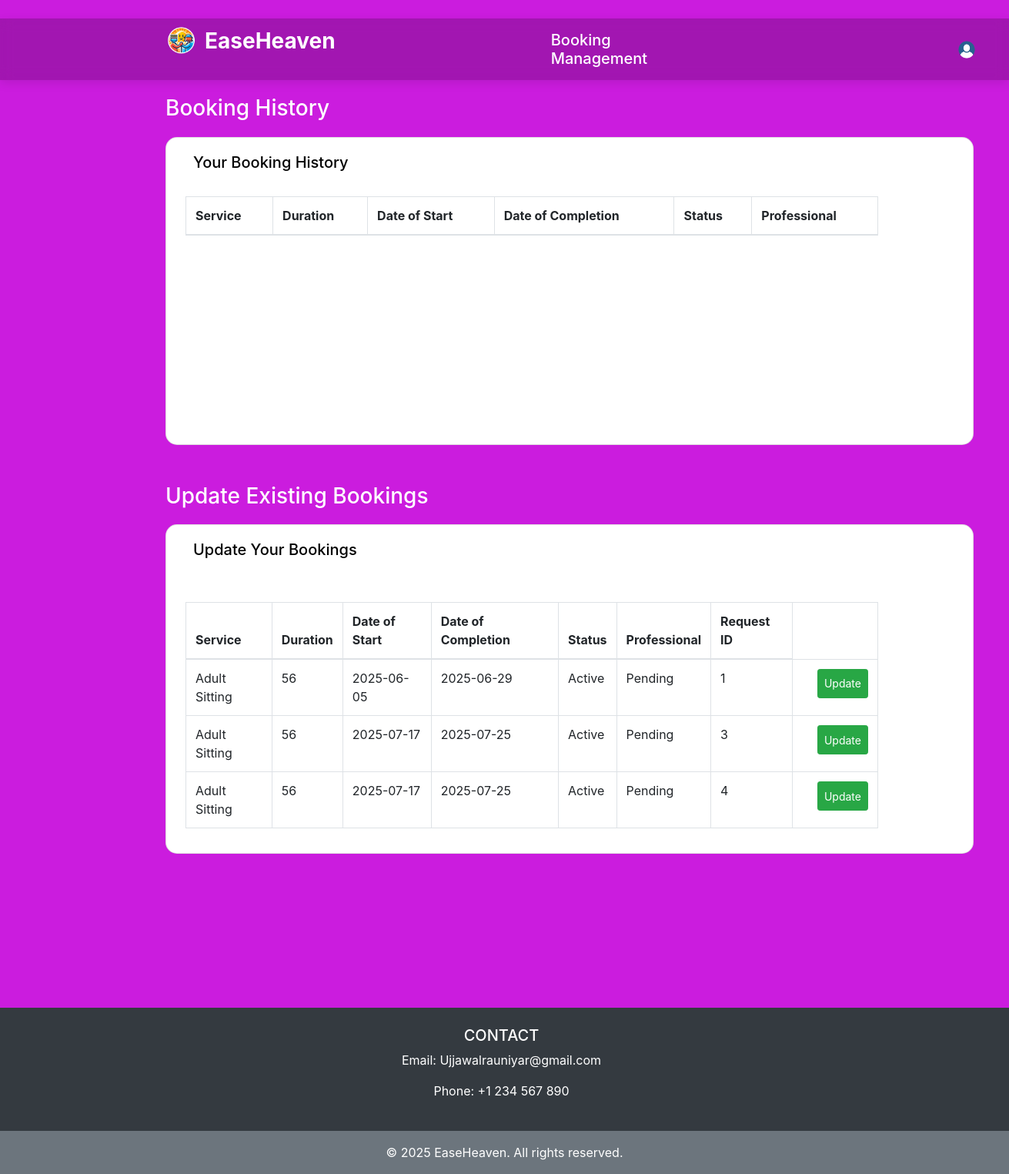
Page /Booking_management (signed in) on the earlier database version.
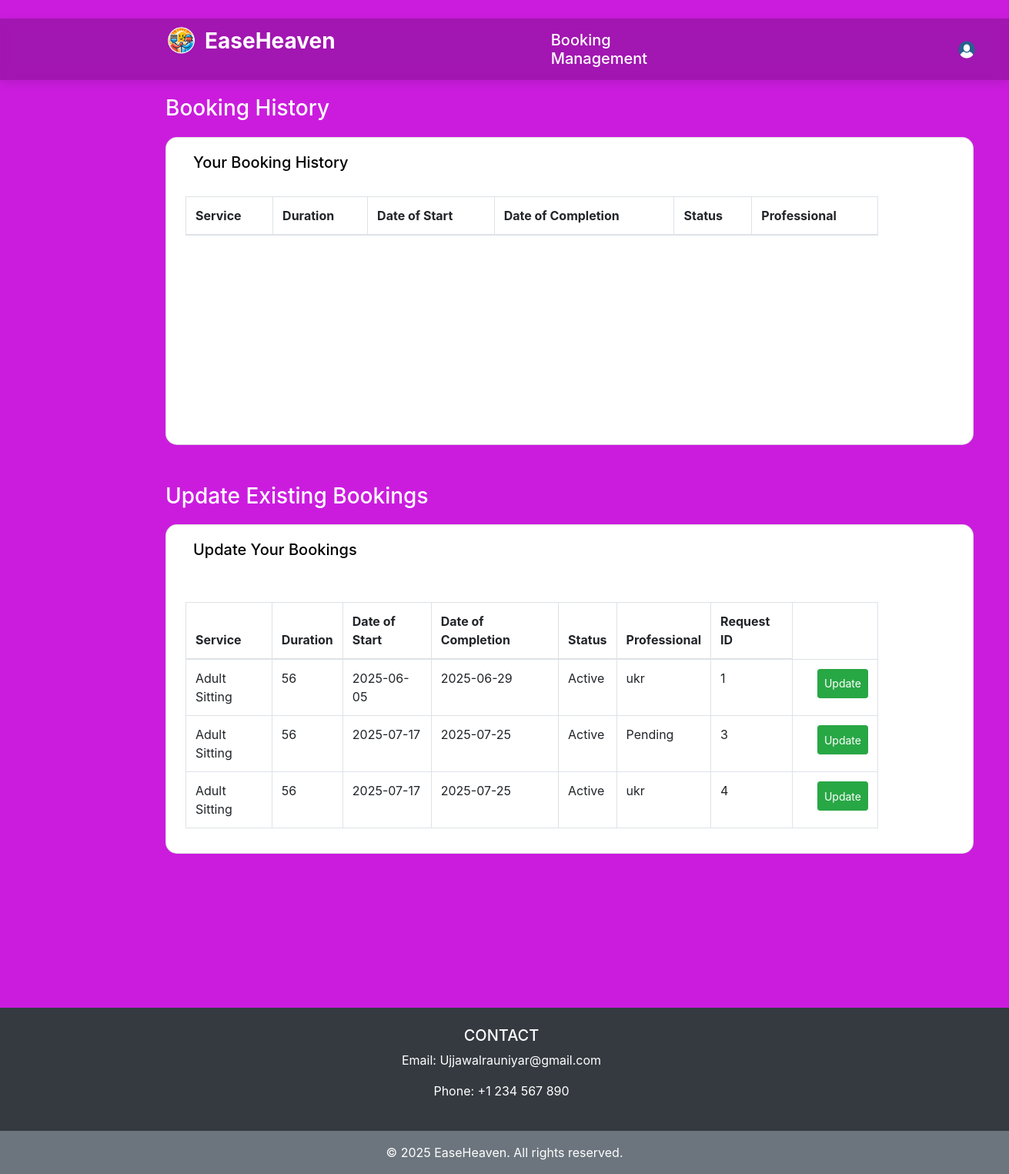
Same page on the later database version.
### tables this page shows
CREATE TABLE service_request (
	sr_id INTEGER NOT NULL, 
	username VARCHAR(50) NOT NULL, 
	service VARCHAR(100) NOT NULL, 
	duration VARCHAR(50) NOT NULL, 
	date_e DATE NOT NULL, 
	date_o DATE NOT NULL, 
	ser_st VARCHAR(50) NOT NULL, 
	status VARCHAR(50) NOT NULL, 
	prf_id INTEGER NOT NULL, 
	PRIMARY KEY (sr_id)
);

### backend/main.py (the view)
@app.route('/Booking_management', methods=['GET', 'POST'])
def Booking():
    if 'id' not in session:
        return redirect('/')
    ID = session['id']
    db = get_db()
    cursor = db.cursor()
    result = None
    cursor.execute('SELECT service , duration ,date_o, date_e, ser_st, prf_id FROM service_request WHERE username=? and status=?', (ID, 'Completed' ))
    table1 = cursor.fetchall()
    cursor.execute('SELECT service , duration ,date_o, date_e, status, prf_id , sr_id FROM service_request WHERE username=? and status=?', (ID, 'Active' ))
    table2 = cursor.fetchall()
    return render_template('Booking_mng.html',table1=table1,result=result,table2=table2)

### backend/main.py (called while the page is built)
def get_db():
    db = getattr(g, '_database',None)
    if db is None:
        db = g._database = sqlite3.connect(Database)
    return db

@app.after_request
def add_header(response):
    response.headers["Cache-Control"] = "no-store, no-cache, must-revalidate, post-check=0, pre-check=0, max-age=0"
    response.headers["Pragma"] = "no-cache"
    response.headers["Expires"] = "0"
    return response

### templates/Booking_mng.html (shortened to what this page needs)
{% extends "base.html" %}
{% block navbar %}
<div class="container-fluid">
  <div class="profile-wrapper" style="position: relative; display: flex; align-items: center; gap:  400px;">
  <h5 style="color: white; margin-left: 100px; margin-top: 8px;">Booking Management</h5>
  <div style="position: relative;">
    <img src="{{ url_for('static', filename='91.png') }}"
         alt="Profile"
         width="30"
         height="25"
         id="profile-icon"
         style="cursor: pointer; border-radius: 50%;">
  </div>
</div>
</div>
{% endblock %}
{% block content %}
<div style="margin-left: 200px;">
     <form action="/Booking_management",  method="post" >
        <h3 style=" color: white;">Booking History</h3>
        <div class="card" style="height: 400px; width: 1050px; border-radius: 15px; background-color: white; margin-top: 20px;">
      <div class="mb-3" style="width: 250px; margin-left: 25px; margin-top: 20px;">
        <h5 style="color: black; margin-left: 10px;">Your Booking History</h5>
        <br>
        <table class="table table-bordered" style="width: 900px;">
      <thead>
        <tr>
          <th>Service</th>
          <th>Duration</th>
          <th>Date of Start</th>
          <th>Date of Completion</th>
          <th>Status</th>
          <th>Professional</th>
        </tr>
      </thead>
    </table>
      </div>
    </div>
    </form>
</div>
<div style="margin-left: 200px; margin-top: 50px;">
        <h3 style=" color: white;">Update Existing Bookings  </h3>
        <form action="/Booking_management",  method="post" >
        <div class="card" style="height: auto; width: 1050px; border-radius: 15px; background-color: white; margin-top: 20px;">
      <div class="mb-3" style="width: 250px; margin-left: 25px; margin-top: 20px;">
        <h5 style="color: black; margin-left: 10px;"> Update Your Bookings </h5>
        <br>
        <br>
        <table class="table table-bordered" style="width: 900px;">
      <thead>
        <tr>
          <th>Service</th>
          <th>Duration</th>
          <th>Date of Start</th>
          <th>Date of Completion</th>
          <th>Status</th>
          <th>Professional</th>
          <th>Request ID</th>
        </tr>
      </thead>
      <tbody>
        {% for user1 in table2 %}
        <tr>
          <td>{{ user1[0] }}</td>
          <td>{{ user1[1] }}</td>
          <td>{{ user1[2] }}</td>
          <td>{{ user1[3] }}</td>
          <td>{{ user1[4] }}</td>
          <td>{{ user1[5] }}</td>
          <td>{{ user1[6] }}</td>
          <td>
          <div style="display: flex; align-items: flex-start;">
        <form method="POST" action="/update_request/{{ user1[6] }}" id="form-{{ user1[6] }}">
         <button type="button" class="btn btn-success btn-sm" style="margin-left: 20px; height: 38px;"onclick="editservice({{ user1[6] }}, '{{ user1[1] }}', '{{ user1[2] }}', '{{ user1[3] }}', '{{ user1[4] }}')">
           Update
            </button>
        </form>
          </div>
          </td>
        </tr>
        {% endfor %}
      </tbody>
    </table>
      </div>
    </div>
  </form>
</div>
{% endblock %}

### templates/base.html (shortened to what this page needs)
<!DOCTYPE html>
<html lang="en">
<head>
    <link href="https://stackpath.bootstrapcdn.com/bootstrap/4.5.2/css/bootstrap.min.css" rel="stylesheet">
    <link href="https://cdnjs.cloudflare.com/ajax/libs/font-awesome/5.15.4/css/all.min.css" rel="stylesheet">
</head>
<body style="background-color: rgb(203, 28, 222);">
    <nav class="navbar navbar-expand-lg navbar-dark mt-4" style="background-color: rgba(0, 0, 0, 0.2); backdrop-filter: blur(8px); -webkit-backdrop-filter: blur(8px); margin: 20px auto; box-shadow: 0 4px 12px rgba(0,0,0,0.1);">
        <div style="display: flex; align-items: flex-start; gap: 150px;">
        <div style=" display: flex; align-items: flex-start; margin-left: 200px; gap: 10px;">
        <img src="{{ url_for('static', filename='10.png') }}" alt="Logo" width="40" height="40"  class="d-inline-block align-text-top" style="margin-left: 0px;">
        <span style="font-size: 28px; font-weight: bold; color: white;">EaseHeaven</span>
        </div>
        <div class="container justify-content-center">
            {% block navbar %}{% endblock %}
        </div>
        </div>
    </nav>
    <main class="container-fluid">
        {% block content %}{% endblock %}
    </main>
    {% block fotter %}
    <footer class="bg-dark text-white text-center text-lg-start" style="margin-top: 200px;">
        <div class="container p-4">
            <div class="row">
                <div class="col-lg-4 col-md-12 mb-4 mb-md-0" style="margin-left: 370px;">
                    <h5 class="text-uppercase">Contact</h5>
                    <p>Email: Ujjawalrauniyar@gmail.com</p>
                    <p>Phone: +1 234 567 890</p>
                </div>
            </div>
        </div>
        <div class="text-center p-3 bg-secondary">
            © 2025 EaseHeaven. All rights reserved.
        </div>
    </footer>
    {%endblock%}
</body>
</html>

Differences in the rows shown:
changed service_request id 1: prf "Pending" → "ukr"
changed service_request id 4: prf "Pending" → "ukr"
